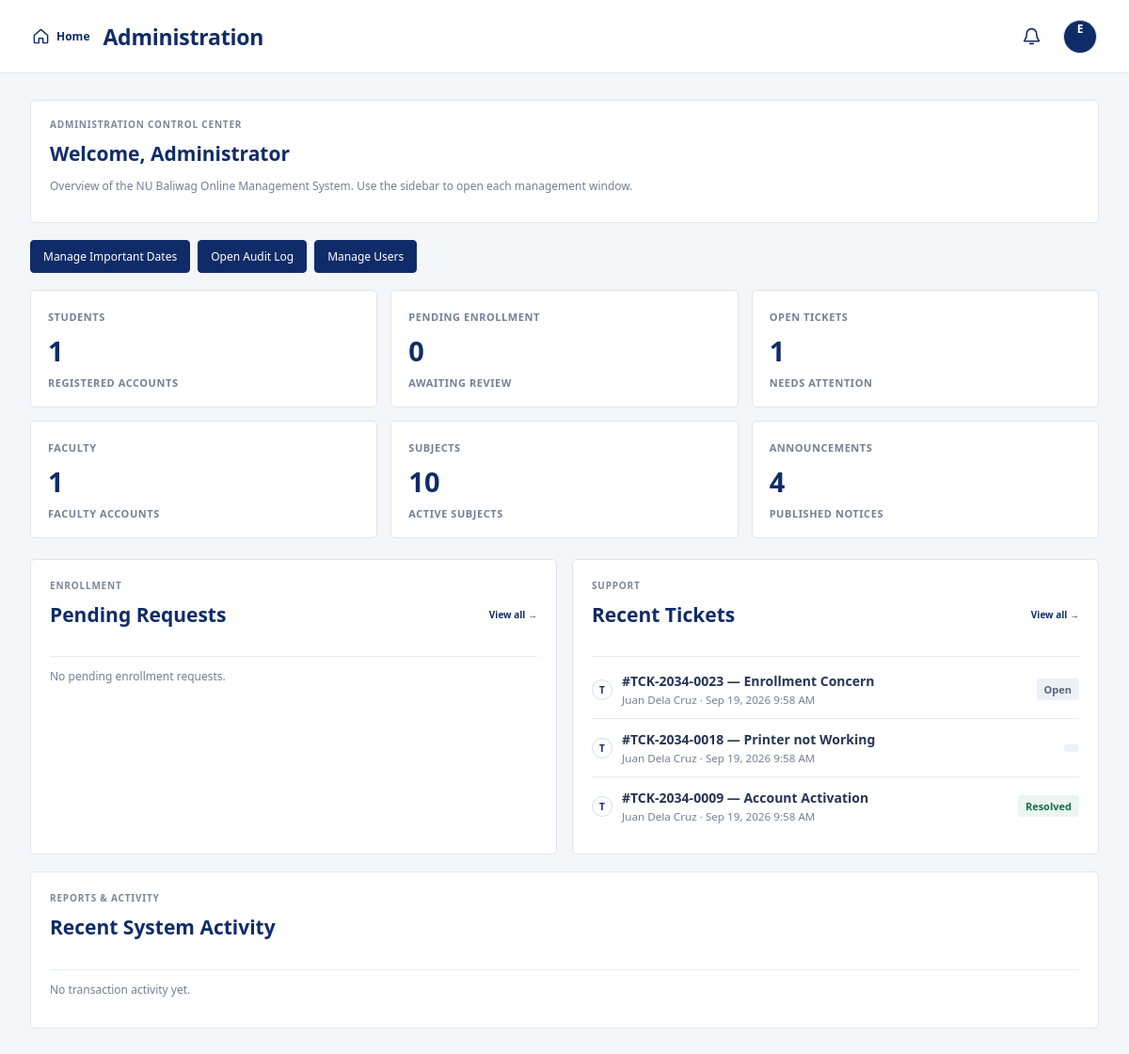
Screenshot of /admin.php (signed in) with the database file from the repository.
### tables this page shows
CREATE TABLE tickets (
 id INT AUTO_INCREMENT PRIMARY KEY,
 ticket_no VARCHAR(40) UNIQUE NOT NULL,
 student_id INT NOT NULL,
 title VARCHAR(180) NOT NULL,
 description TEXT NOT NULL,
 status ENUM('Open','Ongoing','Resolved','Rejected') DEFAULT 'Open',
 office VARCHAR(100) DEFAULT 'Support Services',
 created_at TIMESTAMP DEFAULT CURRENT_TIMESTAMP,
 FOREIGN KEY (student_id) REFERENCES users(id) ON DELETE CASCADE
);

CREATE TABLE users (
 id INT AUTO_INCREMENT PRIMARY KEY,
 name VARCHAR(120) NOT NULL,
 email VARCHAR(150) UNIQUE NOT NULL,
 password_hash VARCHAR(255) NOT NULL,
 role ENUM('student','faculty','admin') NOT NULL DEFAULT 'student',
 student_id VARCHAR(30),
 program VARCHAR(120),
 created_at TIMESTAMP DEFAULT CURRENT_TIMESTAMP,
 avatar_path VARCHAR(255) NULL
);

### config.php (called while the page is built, shortened)
<?php
function e($value) { return htmlspecialchars((string)$value, ENT_QUOTES, 'UTF-8'); }

### admin.php (the view, shortened to what this page needs)
<?php
require 'admin_bootstrap.php';
$stats=[
 'students'=>(int)$pdo->query("SELECT COUNT(*) FROM users WHERE role='student'")->fetchColumn(),
 'pending'=>(int)$pdo->query("SELECT COUNT(*) FROM enrollments WHERE status='pending'")->fetchColumn(),
 'tickets'=>(int)$pdo->query("SELECT COUNT(*) FROM tickets WHERE status IN ('Open','Ongoing')")->fetchColumn(),
 'faculty'=>(int)$pdo->query("SELECT COUNT(*) FROM users WHERE role='faculty'")->fetchColumn(),
 'subjects'=>(int)$pdo->query("SELECT COUNT(*) FROM subjects")->fetchColumn(),
 'announcements'=>(int)$pdo->query("SELECT COUNT(*) FROM announcements")->fetchColumn()
];
$recent=$pdo->query("SELECT action,description,created_at FROM transaction_history ORDER BY created_at DESC LIMIT 8")->fetchAll();
$pending=$pdo->query("SELECT e.*,u.name student,s.code,s.name subject FROM enrollments e JOIN users u ON u.id=e.student_id JOIN subjects s ON s.id=e.subject_id WHERE e.status='pending' ORDER BY e.created_at DESC LIMIT 5")->fetchAll();
$tickets=$pdo->query("SELECT t.*,u.name student FROM tickets t JOIN users u ON u.id=t.student_id ORDER BY t.created_at DESC LIMIT 5")->fetchAll();
require 'header.php'; admin_flash_html();
?>
<div class="section admin-dashboard-home" style="padding:18px 20px;margin-bottom:18px">
  <span class="eyebrow">ADMINISTRATION CONTROL CENTER</span><h2 style="margin:4px 0 3px">Welcome, Administrator</h2>
  <p class="muted">Overview of the NU Baliwag Online Management System. Use the sidebar to open each management window.</p>
</div>
<div class="faculty-quick" style="margin:0 0 18px"><a class="btn" href="admin_important_dates.php">Manage Important Dates</a><a class="btn" href="admin_audit.php">Open Audit Log</a><a class="btn" href="admin_students.php">Manage Users</a></div>
<div class="cards admin-stat-cards">
<?php foreach([['Students',$stats['students'],'blue','registered accounts'],['Pending Enrollment',$stats['pending'],'green','awaiting review'],['Open Tickets',$stats['tickets'],'orange','needs attention'],['Faculty',$stats['faculty'],'purple','faculty accounts'],['Subjects',$stats['subjects'],'blue','active subjects'],['Announcements',$stats['announcements'],'orange','published notices']] as $s): ?>
<div class="card stat"><span class="muted"><?=e($s[0])?></span><div class="num <?=e($s[2])?>"><?=e($s[1])?></div><span class="muted"><?=e($s[3])?></span></div>
<?php endforeach; ?>
</div>
<div class="dashboard-lower">
<section class="section"><div class="card-head"><div><span class="eyebrow">ENROLLMENT</span><h2>Pending Requests</h2></div><a class="small-link" href="admin_enrollment.php">View all →</a></div>
<?php if(!$pending): ?><p class="muted">No pending enrollment requests.</p><?php endif; ?>
</section>
<section class="section"><div class="card-head"><div><span class="eyebrow">SUPPORT</span><h2>Recent Tickets</h2></div><a class="small-link" href="admin_tickets.php">View all →</a></div>
<?php foreach($tickets as $t): ?><div class="reminder-row"><span class="reminder-mark">T</span><span><b><?=e($t['ticket_no'])?> — <?=e($t['title'])?></b><small><?=e($t['student'])?> · <?=date('M d, Y g:i A',strtotime($t['created_at']))?></small></span><span class="badge <?=strtolower(str_replace(' ','-',e($t['status'])))?>"><?=e($t['status'])?></span></div><?php endforeach; ?></section>
</div>
<section class="section"><div class="card-head"><div><span class="eyebrow">REPORTS &amp; ACTIVITY</span><h2>Recent System Activity</h2></div></div>
<?php if(!$recent): ?><p class="muted">No transaction activity yet.</p><?php endif; ?>
</section>
<?php require 'footer.php'; ?>

### rows the page displays
tickets: ticket_no "#TCK-2034-0023", title "Enrollment Concern", student.name "Juan Dela Cruz", created_at "Sep 19, 2026 9:58 AM", status "Open"
tickets: ticket_no "#TCK-2034-0018", title "Printer not Working", student.name "Juan Dela Cruz", created_at "Sep 19, 2026 9:58 AM"
tickets: ticket_no "#TCK-2034-0009", title "Account Activation", student.name "Juan Dela Cruz", created_at "Sep 19, 2026 9:58 AM", status "Resolved"

### other values shown
$title "Administration"
substr($_SESSION['user']['name'],0,1) "E"
$s[0] "STUDENTS"
$s[1] "1"
$s[3] "REGISTERED ACCOUNTS"
$s[0] "PENDING ENROLLMENT"
$s[1] "0"
$s[3] "AWAITING REVIEW"
$s[0] "OPEN TICKETS"
$s[3] "NEEDS ATTENTION"
$s[0] "FACULTY"
$s[3] "FACULTY ACCOUNTS"
$s[0] "SUBJECTS"
$s[1] "10"
$s[3] "ACTIVE SUBJECTS"
